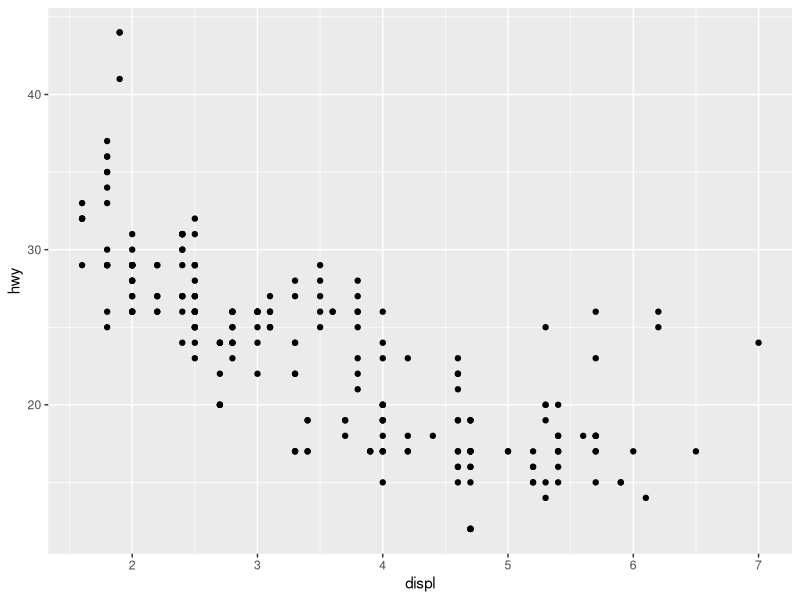
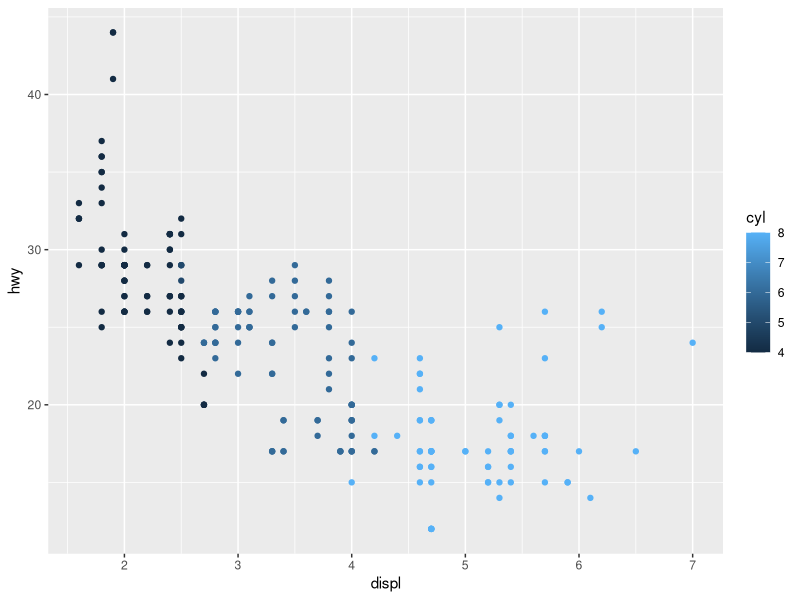
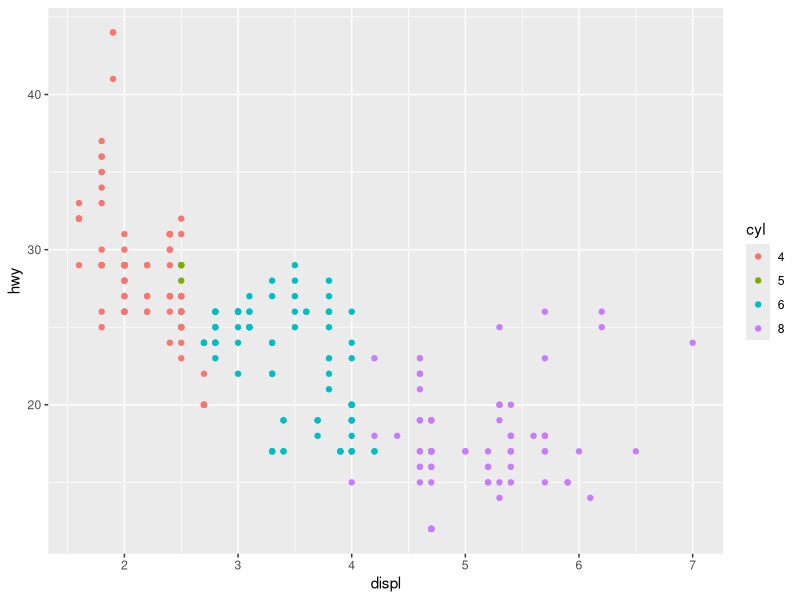
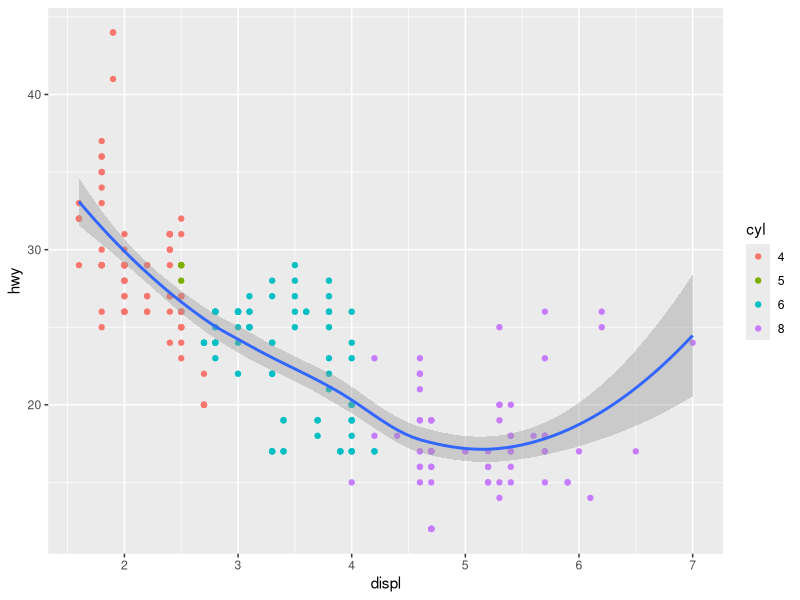
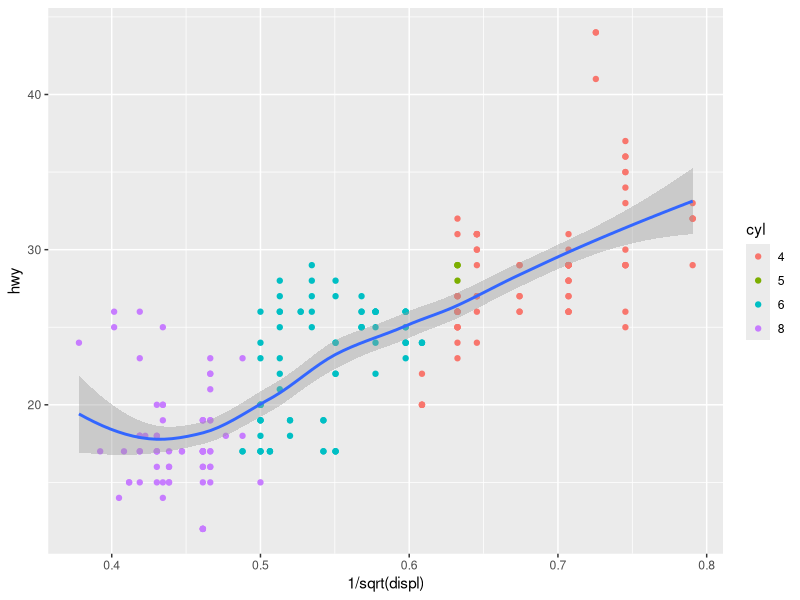

R code for these plots, in order:
## ---- chunk 1
# install.packages("tidyverse") # it may take a while!
library(tidyverse)
## ---- chunk 2
mpg

# to see a description, either
help(mpg)
?mpg
## ---- chunk 3
ggplot(data = mpg, mapping = aes(x = displ, y = hwy)) + geom_point()
## ---- chunk 4
ggplot(data = mpg, mapping = aes(x = displ, y = hwy)) +
  geom_point(aes(color = cyl))
## ---- chunk 5
ggplot(data = mpg |> mutate(cyl = factor(cyl)),
       aes(x = displ, y = hwy)) + geom_point(aes(color = cyl))
## ---- chunk 6
ggplot(mpg |> mutate(cyl = factor(cyl)), aes(displ, hwy)) +
  geom_point(aes(color = cyl)) +
  geom_smooth()
## ---- chunk 7
fit <- lm(log(hwy) ~ log(displ), data = mpg)
coef(fit)
## ---- chunk 8
ggplot(mpg |> mutate(cyl = factor(cyl)),
       aes(1 / sqrt(displ), hwy)) +
  geom_point(aes(color = cyl)) +
  geom_smooth()
